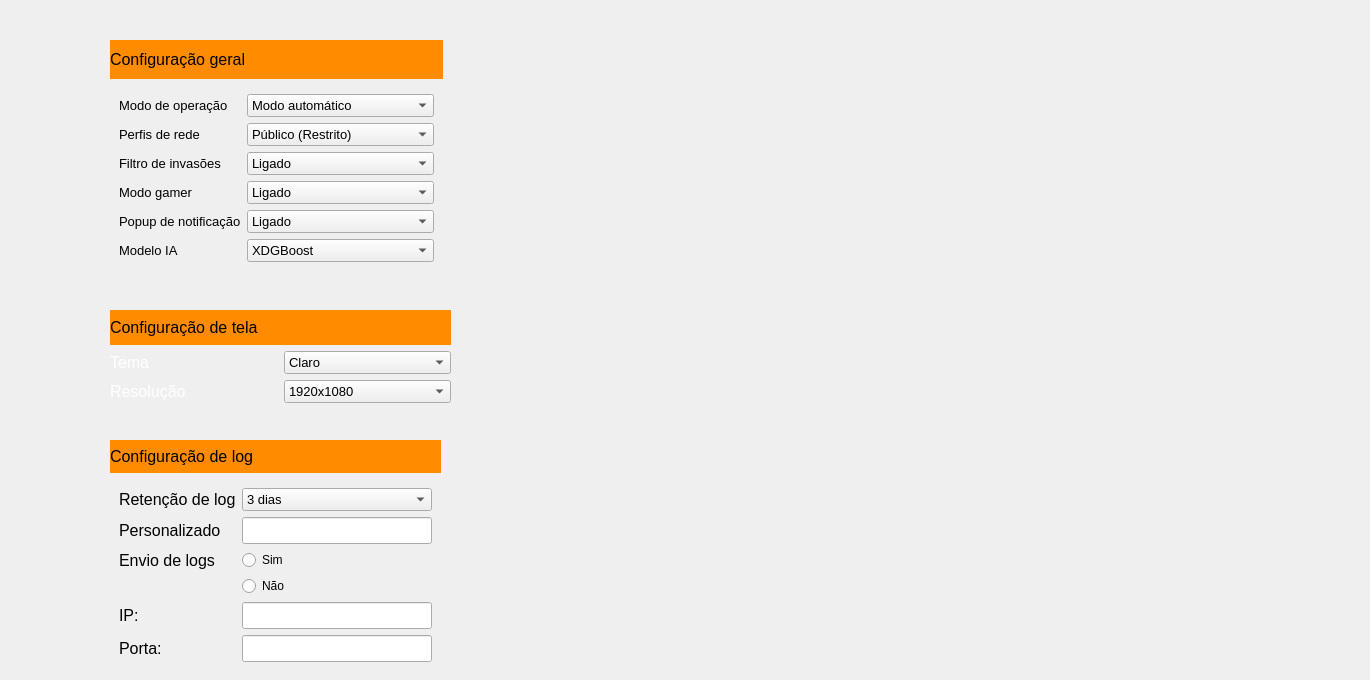
      <widget class="QWidget" name="tab_5">
       <attribute name="title">
        <string>Configurações</string>
       </attribute>
       <widget class="QLabel" name="label_Background_3">
        <property name="geometry">
         <rect>
          <x>420</x>
          <y>40</y>
          <width>941</width>
          <height>631</height>
         </rect>
        </property>
        <property name="text">
         <string/>
        </property>
        <property name="pixmap">
         <pixmap>../images/ChatGPT_Image_12_de_abr._de_2025__18_25_05-removebg-preview-lallala.png</pixmap>
        </property>
        <property name="scaledContents">
         <bool>true</bool>
        </property>
        <property name="alignment">
         <set>Qt::AlignmentFlag::AlignRight|Qt::AlignmentFlag::AlignTrailing|Qt::AlignmentFlag::AlignVCenter</set>
        </property>
       </widget>
       <widget class="QWidget" name="widget_configuracaodeIA_2" native="true">
        <property name="geometry">
         <rect>
          <x>110</x>
          <y>310</y>
          <width>341</width>
          <height>93</height>
         </rect>
        </property>
        <layout class="QGridLayout" name="gridLayout_2">
         <item row="0" column="0" colspan="2">
          <widget class="QLabel" name="label_ConfiguracaodeIA_2">
           <property name="sizePolicy">
            <sizepolicy hsizetype="Minimum" vsizetype="Minimum">
             <horstretch>0</horstretch>
             <verstretch>0</verstretch>
            </sizepolicy>
           </property>
           <property name="minimumSize">
            <size>
             <width>20</width>
             <height>20</height>
            </size>
           </property>
           <property name="font">
            <font>
             <pointsize>-1</pointsize>
            </font>
           </property>
           <property name="styleSheet">
            <string notr="true">background-color: #FF8C00;
font-size: 16px;</string>
           </property>
           <property name="text">
            <string>Configuração de tela</string>
           </property>
          </widget>
         </item>
         <item row="1" column="0">
          <widget class="QLabel" name="label_Tema">
           <property name="font">
            <font>
             <pointsize>12</pointsize>
            </font>
           </property>
           <property name="styleSheet">
            <string notr="true">color: white
</string>
           </property>
           <property name="frameShape">
            <enum>QFrame::Shape::NoFrame</enum>
           </property>
           <property name="frameShadow">
            <enum>QFrame::Shadow::Plain</enum>
           </property>
           <property name="lineWidth">
            <number>1</number>
           </property>
           <property name="text">
            <string>Tema</string>
           </property>
           <property name="textFormat">
            <enum>Qt::TextFormat::AutoText</enum>
           </property>
          </widget>
         </item>
         <item row="1" column="1">
          <widget class="QComboBox" name="comboBox_Tema">
           <property name="enabled">
            <bool>true</bool>
           </property>
           <property name="font">
            <font>
             <family>Segoe UI</family>
             <pointsize>10</pointsize>
             <italic>false</italic>
             <bold>false</bold>
            </font>
           </property>
           <property name="cursor">
            <cursorShape>PointingHandCursor</cursorShape>
           </property>
           <property name="styleSheet">
            <string notr="true">font: 10pt &quot;Segoe UI&quot;;</string>
           </property>
           <property name="sizeAdjustPolicy">
            <enum>QComboBox::SizeAdjustPolicy::AdjustToContentsOnFirstShow</enum>
           </property>
           <property name="frame">
            <bool>true</bool>
           </property>
           <item>
            <property name="text">
             <string>Claro</string>
            </property>
           </item>
           <item>
            <property name="text">
             <string>Escuro</string>
            </property>
           </item>
           <item>
            <property name="text">
             <string>Opções</string>
            </property>
           </item>
          </widget>
         </item>
         <item row="2" column="0">
          <widget class="QLabel" name="label_Resolucao">
           <property name="font">
            <font>
             <pointsize>12</pointsize>
            </font>
           </property>
           <property name="styleSheet">
            <string notr="true">color: white
</string>
           </property>
           <property name="frameShape">
            <enum>QFrame::Shape::NoFrame</enum>
           </property>
           <property name="frameShadow">
            <enum>QFrame::Shadow::Plain</enum>
           </property>
           <property name="lineWidth">
            <number>1</number>
           </property>
           <property name="text">
            <string>Resolução</string>
           </property>
           <property name="textFormat">
            <enum>Qt::TextFormat::AutoText</enum>
           </property>
          </widget>
         </item>
         <item row="2" column="1">
          <widget class="QComboBox" name="comboBox_Resolucao">
           <property name="enabled">
            <bool>true</bool>
           </property>
           <property name="font">
            <font>
             <family>Segoe UI</family>
             <pointsize>10</pointsize>
             <italic>false</italic>
             <bold>false</bold>
            </font>
           </property>
           <property name="cursor">
            <cursorShape>PointingHandCursor</cursorShape>
           </property>
           <property name="styleSheet">
            <string notr="true">font: 10pt &quot;Segoe UI&quot;;</string>
           </property>
           <property name="sizeAdjustPolicy">
            <enum>QComboBox::SizeAdjustPolicy::AdjustToContentsOnFirstShow</enum>
           </property>
           <property name="frame">
            <bool>true</bool>
           </property>
           <item>
            <property name="text">
             <string>1920x1080</string>
            </property>
           </item>
           <item>
            <property name="text">
             <string>1360x768</string>
            </property>
           </item>
           <item>
            <property name="text">
             <string>800x400</string>
            </property>
           </item>
          </widget>
         </item>
        </layout>
       </widget>
       <widget class="QWidget" name="verticalWidget_ConfGeral_2" native="true">
        <property name="geometry">
         <rect>
          <x>110</x>
          <y>440</y>
          <width>331</width>
          <height>231</height>
         </rect>
        </property>
        <layout class="QVBoxLayout" name="verticalLayout_4">
         <item>
          <widget class="QLabel" name="label_ConfLog">
           <property name="font">
            <font>
             <pointsize>-1</pointsize>
            </font>
           </property>
           <property name="styleSheet">
            <string notr="true">background-color: #FF8C00;
font-size: 16px;</string>
           </property>
           <property name="text">
            <string>Configuração de log</string>
           </property>
          </widget>
         </item>
         <item>
          <widget class="QWidget" name="formWidget_2" native="true">
           <layout class="QFormLayout" name="formLayout_2">
            <item row="0" column="1">
             <widget class="QComboBox" name="comboBox_RetencaoLog_2">
              <property name="font">
               <font>
                <family>Segoe UI</family>
                <pointsize>10</pointsize>
                <italic>false</italic>
                <bold>false</bold>
               </font>
              </property>
              <property name="styleSheet">
               <string notr="true">font: 10pt &quot;Segoe UI&quot;;</string>
              </property>
              <item>
               <property name="text">
                <string>3 dias</string>
               </property>
              </item>
              <item>
               <property name="text">
                <string>5 dias</string>
               </property>
              </item>
              <item>
               <property name="text">
                <string>7 dias</string>
               </property>
              </item>
              <item>
               <property name="text">
                <string>15 dias</string>
               </property>
              </item>
              <item>
               <property name="text">
                <string>30 dias</string>
               </property>
              </item>
             </widget>
            </item>
            <item row="0" column="0">
             <widget class="QLabel" name="label_RetencaoLog_2">
              <property name="font">
               <font>
                <pointsize>12</pointsize>
               </font>
              </property>
              <property name="text">
               <string>Retenção de log</string>
              </property>
             </widget>
            </item>
            <item row="1" column="0">
             <widget class="QLabel" name="label_RetencaoOutros">
              <property name="font">
               <font>
                <pointsize>12</pointsize>
               </font>
              </property>
              <property name="styleSheet">
               <string notr="true"/>
              </property>
              <property name="text">
               <string>Personalizado</string>
              </property>
             </widget>
            </item>
            <item row="1" column="1">
             <widget class="QLineEdit" name="lineEdit_RetencaoOutros">
              <property name="sizePolicy">
               <sizepolicy hsizetype="Minimum" vsizetype="Fixed">
                <horstretch>0</horstretch>
                <verstretch>0</verstretch>
               </sizepolicy>
              </property>
              <property name="font">
               <font>
                <pointsize>12</pointsize>
               </font>
              </property>
              <property name="text">
               <string/>
              </property>
             </widget>
            </item>
            <item row="2" column="0">
             <widget class="QLabel" name="label_EnvioLogs">
              <property name="font">
               <font>
                <pointsize>12</pointsize>
               </font>
              </property>
              <property name="text">
               <string>Envio de logs</string>
              </property>
             </widget>
            </item>
            <item row="2" column="1">
             <widget class="QRadioButton" name="radioButton_EnvioLogsSim">
              <property name="text">
               <string>Sim</string>
              </property>
             </widget>
            </item>
            <item row="3" column="1">
             <widget class="QRadioButton" name="radioButton_EnvioLogsNo">
              <property name="text">
               <string>Não</string>
              </property>
             </widget>
            </item>
            <item row="4" column="1">
             <widget class="QLineEdit" name="lineEdit_IP">
              <property name="sizePolicy">
               <sizepolicy hsizetype="Minimum" vsizetype="Fixed">
                <horstretch>0</horstretch>
                <verstretch>0</verstretch>
               </sizepolicy>
              </property>
              <property name="font">
               <font>
                <pointsize>12</pointsize>
               </font>
              </property>
              <property name="text">
               <string/>
              </property>
             </widget>
            </item>
            <item row="4" column="0">
             <widget class="QLabel" name="label_IP">
              <property name="font">
               <font>
                <pointsize>12</pointsize>
               </font>
              </property>
              <property name="text">
               <string>IP:</string>
              </property>
             </widget>
            </item>
            <item row="5" column="0">
             <widget class="QLabel" name="label_Porta">
              <property name="font">
               <font>
                <pointsize>12</pointsize>
               </font>
              </property>
              <property name="text">
               <string>Porta:</string>
              </property>
             </widget>
            </item>
            <item row="5" column="1">
             <widget class="QLineEdit" name="lineEdit_Porta">
              <property name="sizePolicy">
               <sizepolicy hsizetype="Minimum" vsizetype="Fixed">
                <horstretch>0</horstretch>
                <verstretch>0</verstretch>
               </sizepolicy>
              </property>
              <property name="font">
               <font>
                <pointsize>12</pointsize>
               </font>
              </property>
              <property name="text">
               <string/>
              </property>
             </widget>
            </item>
           </layout>
          </widget>
         </item>
        </layout>
       </widget>
       <widget class="QWidget" name="verticalWidget_ConfGeral_3" native="true">
        <property name="geometry">
         <rect>
          <x>110</x>
          <y>40</y>
          <width>333</width>
          <height>231</height>
         </rect>
        </property>
        <layout class="QVBoxLayout" name="verticalLayout_5">
         <item>
          <widget class="QLabel" name="label_ConfGeral_4">
           <property name="font">
            <font>
             <pointsize>-1</pointsize>
            </font>
           </property>
           <property name="styleSheet">
            <string notr="true">background-color: #FF8C00;
font-size: 16px;</string>
           </property>
           <property name="text">
            <string>Configuração geral</string>
           </property>
          </widget>
         </item>
         <item>
          <widget class="QWidget" name="widget_Opcoesgeral_4" native="true">
           <layout class="QFormLayout" name="formLayout_6">
            <item row="2" column="0">
             <widget class="QLabel" name="label_MododeOperacao">
              <property name="font">
               <font>
                <family>Segoe UI</family>
                <pointsize>10</pointsize>
                <italic>false</italic>
                <bold>false</bold>
               </font>
              </property>
              <property name="styleSheet">
               <string notr="true">font: 10pt &quot;Segoe UI&quot;;</string>
              </property>
              <property name="text">
               <string>Modo de operação</string>
              </property>
             </widget>
            </item>
            <item row="2" column="1">
             <widget class="QComboBox" name="comboBox_operacao">
              <property name="font">
               <font>
                <family>Segoe UI</family>
                <pointsize>10</pointsize>
                <italic>false</italic>
                <bold>false</bold>
               </font>
              </property>
              <property name="styleSheet">
               <string notr="true">font: 10pt &quot;Segoe UI&quot;;</string>
              </property>
              <item>
               <property name="text">
                <string>Modo automático</string>
               </property>
              </item>
              <item>
               <property name="text">
                <string>Modo Interativo</string>
               </property>
              </item>
              <item>
               <property name="text">
                <string>Modo personalizado</string>
               </property>
              </item>
             </widget>
            </item>
            <item row="3" column="0">
             <widget class="QLabel" name="label_PerfisRede">
              <property name="font">
               <font>
                <family>Segoe UI</family>
                <pointsize>10</pointsize>
                <italic>false</italic>
                <bold>false</bold>
               </font>
              </property>
              <property name="styleSheet">
               <string notr="true">font: 10pt &quot;Segoe UI&quot;;</string>
              </property>
              <property name="text">
               <string>Perfis de rede</string>
              </property>
             </widget>
            </item>
            <item row="3" column="1">
             <widget class="QComboBox" name="comboBox_PerfisRede">
              <property name="font">
               <font>
                <family>Segoe UI</family>
                <pointsize>10</pointsize>
                <italic>false</italic>
                <bold>false</bold>
               </font>
              </property>
              <property name="styleSheet">
               <string notr="true">font: 10pt &quot;Segoe UI&quot;;</string>
              </property>
              <item>
               <property name="text">
                <string>Público (Restrito)</string>
               </property>
              </item>
              <item>
               <property name="text">
                <string>Privado (Casa/trabalho)</string>
               </property>
              </item>
              <item>
               <property name="text">
                <string>Dominio(Corporativo)</string>
               </property>
              </item>
             </widget>
            </item>
            <item row="4" column="0">
             <widget class="QLabel" name="label_FiltrodeInvasoes">
              <property name="font">
               <font>
                <family>Segoe UI</family>
                <pointsize>10</pointsize>
                <italic>false</italic>
                <bold>false</bold>
               </font>
              </property>
              <property name="styleSheet">
               <string notr="true">font: 10pt &quot;Segoe UI&quot;;</string>
              </property>
              <property name="text">
               <string>Filtro de invasões</string>
              </property>
             </widget>
            </item>
            <item row="4" column="1">
             <widget class="QComboBox" name="comboBox_filtro">
              <property name="font">
               <font>
                <family>Segoe UI</family>
                <pointsize>10</pointsize>
                <italic>false</italic>
                <bold>false</bold>
               </font>
              </property>
              <property name="styleSheet">
               <string notr="true">font: 10pt &quot;Segoe UI&quot;;</string>
              </property>
              <item>
               <property name="text">
                <string>Ligado</string>
               </property>
              </item>
              <item>
               <property name="text">
                <string>Desligado</string>
               </property>
              </item>
             </widget>
            </item>
            <item row="5" column="0">
             <widget class="QLabel" name="label_ModoGamer">
              <property name="font">
               <font>
                <family>Segoe UI</family>
                <pointsize>10</pointsize>
                <italic>false</italic>
                <bold>false</bold>
               </font>
              </property>
              <property name="styleSheet">
               <string notr="true">font: 10pt &quot;Segoe UI&quot;;</string>
              </property>
              <property name="text">
               <string>Modo gamer</string>
              </property>
             </widget>
            </item>
            <item row="5" column="1">
             <widget class="QComboBox" name="comboBox_ModoGamer">
              <property name="font">
               <font>
                <family>Segoe UI</family>
                <pointsize>10</pointsize>
                <italic>false</italic>
                <bold>false</bold>
               </font>
              </property>
              <property name="styleSheet">
               <string notr="true">font: 10pt &quot;Segoe UI&quot;;</string>
              </property>
              <item>
               <property name="text">
                <string>Ligado</string>
               </property>
              </item>
              <item>
               <property name="text">
                <string>Desligado</string>
               </property>
              </item>
             </widget>
            </item>
            <item row="6" column="0">
             <widget class="QLabel" name="label_PopupdeNotif">
              <property name="font">
               <font>
                <family>Segoe UI</family>
                <pointsize>10</pointsize>
                <italic>false</italic>
                <bold>false</bold>
               </font>
              </property>
              <property name="styleSheet">
               <string notr="true">font: 10pt &quot;Segoe UI&quot;;</string>
              </property>
              <property name="text">
               <string>Popup de notificação</string>
              </property>
             </widget>
            </item>
            <item row="6" column="1">
             <widget class="QComboBox" name="comboBox_PopupdeNotif">
              <property name="font">
               <font>
                <family>Segoe UI</family>
                <pointsize>10</pointsize>
                <italic>false</italic>
                <bold>false</bold>
               </font>
              </property>
              <property name="styleSheet">
               <string notr="true">font: 10pt &quot;Segoe UI&quot;;</string>
              </property>
              <item>
               <property name="text">
                <string>Ligado</string>
               </property>
              </item>
              <item>
               <property name="text">
                <string>Desligado</string>
               </property>
              </item>
             </widget>
            </item>
            <item row="7" column="0">
             <widget class="QLabel" name="label_ModeloIA">
              <property name="font">
               <font>
                <family>Segoe UI</family>
                <pointsize>10</pointsize>
                <italic>false</italic>
                <bold>false</bold>
               </font>
              </property>
              <property name="styleSheet">
               <string notr="true">font: 10pt &quot;Segoe UI&quot;;</string>
              </property>
              <property name="frameShape">
               <enum>QFrame::Shape::NoFrame</enum>
              </property>
              <property name="frameShadow">
               <enum>QFrame::Shadow::Plain</enum>
              </property>
              <property name="lineWidth">
               <number>1</number>
              </property>
              <property name="text">
               <string>Modelo IA</string>
              </property>
              <property name="textFormat">
               <enum>Qt::TextFormat::AutoText</enum>
              </property>
             </widget>
            </item>
            <item row="7" column="1">
             <widget class="QComboBox" name="comboBox_ModeloIA">
              <property name="enabled">
               <bool>true</bool>
              </property>
              <property name="font">
               <font>
                <family>Segoe UI</family>
                <pointsize>10</pointsize>
                <italic>false</italic>
                <bold>false</bold>
               </font>
              </property>
              <property name="styleSheet">
               <string notr="true">font: 10pt &quot;Segoe UI&quot;;</string>
              </property>
              <property name="sizeAdjustPolicy">
               <enum>QComboBox::SizeAdjustPolicy::AdjustToContentsOnFirstShow</enum>
              </property>
              <property name="frame">
               <bool>true</bool>
              </property>
              <item>
               <property name="text">
                <string>XDGBoost</string>
               </property>
              </item>
              <item>
               <property name="text">
                <string>Random Forest</string>
               </property>
              </item>
             </widget>
            </item>
           </layout>
          </widget>
         </item>
        </layout>
       </widget>
      </widget>
